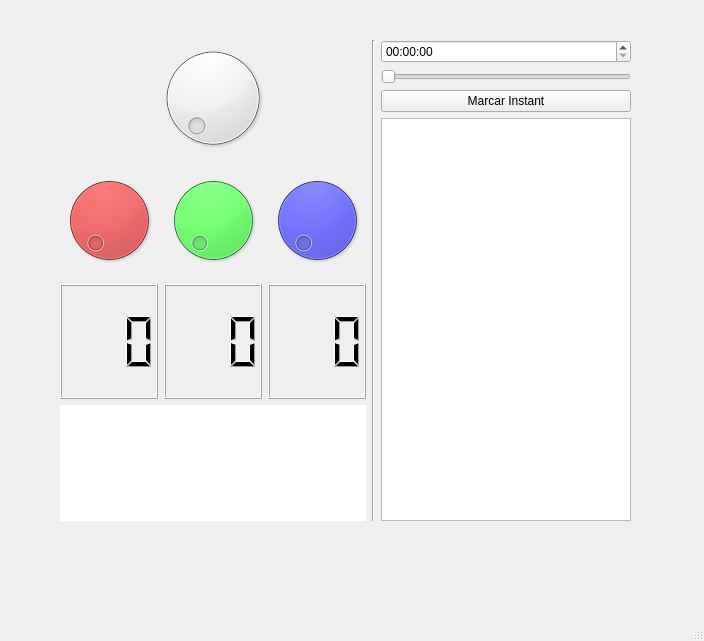
<?xml version="1.0" encoding="UTF-8"?>
<ui version="4.0">
 <class>MainWindow</class>
 <widget class="QMainWindow" name="MainWindow">
  <property name="geometry">
   <rect>
    <x>0</x>
    <y>0</y>
    <width>704</width>
    <height>641</height>
   </rect>
  </property>
  <property name="windowTitle">
   <string>MainWindow</string>
  </property>
  <widget class="QWidget" name="centralwidget">
   <widget class="QWidget" name="horizontalLayoutWidget">
    <property name="geometry">
     <rect>
      <x>60</x>
      <y>40</y>
      <width>571</width>
      <height>481</height>
     </rect>
    </property>
    <layout class="QHBoxLayout" name="horizontalLayout">
     <item>
      <layout class="QVBoxLayout" name="verticalLayout">
       <item>
        <widget class="QDial" name="grayDial">
         <property name="maximum">
          <number>255</number>
         </property>
        </widget>
       </item>
       <item>
        <layout class="QHBoxLayout" name="horizontalLayout_2">
         <item>
          <widget class="QDial" name="redDial">
           <property name="palette">
            <palette>
             <active>
              <colorrole role="WindowText">
               <brush brushstyle="SolidPattern">
                <color alpha="255">
                 <red>0</red>
                 <green>0</green>
                 <blue>0</blue>
                </color>
               </brush>
              </colorrole>
              <colorrole role="Button">
               <brush brushstyle="SolidPattern">
                <color alpha="255">
                 <red>240</red>
                 <green>0</green>
                 <blue>0</blue>
                </color>
               </brush>
              </colorrole>
              <colorrole role="Light">
               <brush brushstyle="SolidPattern">
                <color alpha="255">
                 <red>255</red>
                 <green>105</green>
                 <blue>105</blue>
                </color>
               </brush>
              </colorrole>
              <colorrole role="Midlight">
               <brush brushstyle="SolidPattern">
                <color alpha="255">
                 <red>247</red>
                 <green>52</green>
                 <blue>52</blue>
                </color>
               </brush>
              </colorrole>
              <colorrole role="Dark">
               <brush brushstyle="SolidPattern">
                <color alpha="255">
                 <red>120</red>
                 <green>0</green>
                 <blue>0</blue>
                </color>
               </brush>
              </colorrole>
              <colorrole role="Mid">
               <brush brushstyle="SolidPattern">
                <color alpha="255">
                 <red>160</red>
                 <green>0</green>
                 <blue>0</blue>
                </color>
               </brush>
              </colorrole>
              <colorrole role="Text">
               <brush brushstyle="SolidPattern">
                <color alpha="255">
                 <red>0</red>
                 <green>0</green>
                 <blue>0</blue>
                </color>
               </brush>
              </colorrole>
              <colorrole role="BrightText">
               <brush brushstyle="SolidPattern">
                <color alpha="255">
                 <red>255</red>
                 <green>255</green>
                 <blue>255</blue>
                </color>
               </brush>
              </colorrole>
              <colorrole role="ButtonText">
               <brush brushstyle="SolidPattern">
                <color alpha="255">
                 <red>0</red>
                 <green>0</green>
                 <blue>0</blue>
                </color>
               </brush>
              </colorrole>
              <colorrole role="Base">
               <brush brushstyle="SolidPattern">
                <color alpha="255">
                 <red>255</red>
                 <green>255</green>
                 <blue>255</blue>
                </color>
               </brush>
              </colorrole>
              <colorrole role="Window">
               <brush brushstyle="SolidPattern">
                <color alpha="255">
                 <red>240</red>
                 <green>0</green>
                 <blue>0</blue>
                </color>
               </brush>
              </colorrole>
              <colorrole role="Shadow">
               <brush brushstyle="SolidPattern">
                <color alpha="255">
                 <red>0</red>
                 <green>0</green>
                 <blue>0</blue>
                </color>
               </brush>
              </colorrole>
              <colorrole role="AlternateBase">
               <brush brushstyle="SolidPattern">
                <color alpha="255">
                 <red>247</red>
                 <green>127</green>
                 <blue>127</blue>
                </color>
               </brush>
              </colorrole>
              <colorrole role="ToolTipBase">
               <brush brushstyle="SolidPattern">
                <color alpha="255">
                 <red>255</red>
                 <green>255</green>
                 <blue>220</blue>
                </color>
               </brush>
              </colorrole>
              <colorrole role="ToolTipText">
               <brush brushstyle="SolidPattern">
                <color alpha="255">
                 <red>0</red>
                 <green>0</green>
                 <blue>0</blue>
                </color>
               </brush>
              </colorrole>
             </active>
             <inactive>
              <colorrole role="WindowText">
               <brush brushstyle="SolidPattern">
                <color alpha="255">
                 <red>0</red>
                 <green>0</green>
                 <blue>0</blue>
                </color>
               </brush>
              </colorrole>
              <colorrole role="Button">
               <brush brushstyle="SolidPattern">
                <color alpha="255">
                 <red>240</red>
                 <green>0</green>
                 <blue>0</blue>
                </color>
               </brush>
              </colorrole>
              <colorrole role="Light">
               <brush brushstyle="SolidPattern">
                <color alpha="255">
                 <red>255</red>
                 <green>105</green>
                 <blue>105</blue>
                </color>
               </brush>
              </colorrole>
              <colorrole role="Midlight">
               <brush brushstyle="SolidPattern">
                <color alpha="255">
                 <red>247</red>
                 <green>52</green>
                 <blue>52</blue>
                </color>
               </brush>
              </colorrole>
              <colorrole role="Dark">
               <brush brushstyle="SolidPattern">
                <color alpha="255">
                 <red>120</red>
                 <green>0</green>
                 <blue>0</blue>
                </color>
               </brush>
              </colorrole>
              <colorrole role="Mid">
               <brush brushstyle="SolidPattern">
                <color alpha="255">
                 <red>160</red>
                 <green>0</green>
                 <blue>0</blue>
                </color>
               </brush>
              </colorrole>
              <colorrole role="Text">
               <brush brushstyle="SolidPattern">
                <color alpha="255">
                 <red>0</red>
                 <green>0</green>
                 <blue>0</blue>
                </color>
               </brush>
              </colorrole>
              <colorrole role="BrightText">
               <brush brushstyle="SolidPattern">
                <color alpha="255">
                 <red>255</red>
                 <green>255</green>
                 <blue>255</blue>
                </color>
               </brush>
              </colorrole>
              <colorrole role="ButtonText">
               <brush brushstyle="SolidPattern">
                <color alpha="255">
                 <red>0</red>
                 <green>0</green>
                 <blue>0</blue>
                </color>
               </brush>
              </colorrole>
              <colorrole role="Base">
               <brush brushstyle="SolidPattern">
                <color alpha="255">
                 <red>255</red>
                 <green>255</green>
                 <blue>255</blue>
                </color>
               </brush>
              </colorrole>
              <colorrole role="Window">
               <brush brushstyle="SolidPattern">
                <color alpha="255">
                 <red>240</red>
                 <green>0</green>
                 <blue>0</blue>
                </color>
               </brush>
              </colorrole>
              <colorrole role="Shadow">
               <brush brushstyle="SolidPattern">
                <color alpha="255">
                 <red>0</red>
                 <green>0</green>
                 <blue>0</blue>
                </color>
               </brush>
              </colorrole>
              <colorrole role="AlternateBase">
               <brush brushstyle="SolidPattern">
                <color alpha="255">
                 <red>247</red>
                 <green>127</green>
                 <blue>127</blue>
                </color>
               </brush>
              </colorrole>
              <colorrole role="ToolTipBase">
               <brush brushstyle="SolidPattern">
                <color alpha="255">
                 <red>255</red>
                 <green>255</green>
                 <blue>220</blue>
                </color>
               </brush>
              </colorrole>
              <colorrole role="ToolTipText">
               <brush brushstyle="SolidPattern">
                <color alpha="255">
                 <red>0</red>
                 <green>0</green>
                 <blue>0</blue>
                </color>
               </brush>
              </colorrole>
             </inactive>
             <disabled>
              <colorrole role="WindowText">
               <brush brushstyle="SolidPattern">
                <color alpha="255">
                 <red>120</red>
                 <green>0</green>
                 <blue>0</blue>
                </color>
               </brush>
              </colorrole>
              <colorrole role="Button">
               <brush brushstyle="SolidPattern">
                <color alpha="255">
                 <red>240</red>
                 <green>0</green>
                 <blue>0</blue>
                </color>
               </brush>
              </colorrole>
              <colorrole role="Light">
               <brush brushstyle="SolidPattern">
                <color alpha="255">
                 <red>255</red>
                 <green>105</green>
                 <blue>105</blue>
                </color>
               </brush>
              </colorrole>
              <colorrole role="Midlight">
               <brush brushstyle="SolidPattern">
                <color alpha="255">
                 <red>247</red>
                 <green>52</green>
                 <blue>52</blue>
                </color>
               </brush>
              </colorrole>
              <colorrole role="Dark">
               <brush brushstyle="SolidPattern">
                <color alpha="255">
                 <red>120</red>
                 <green>0</green>
                 <blue>0</blue>
                </color>
               </brush>
              </colorrole>
              <colorrole role="Mid">
               <brush brushstyle="SolidPattern">
                <color alpha="255">
                 <red>160</red>
                 <green>0</green>
                 <blue>0</blue>
                </color>
               </brush>
              </colorrole>
              <colorrole role="Text">
               <brush brushstyle="SolidPattern">
                <color alpha="255">
                 <red>120</red>
                 <green>0</green>
                 <blue>0</blue>
                </color>
               </brush>
              </colorrole>
              <colorrole role="BrightText">
               <brush brushstyle="SolidPattern">
                <color alpha="255">
                 <red>255</red>
                 <green>255</green>
                 <blue>255</blue>
                </color>
               </brush>
              </colorrole>
              <colorrole role="ButtonText">
               <brush brushstyle="SolidPattern">
                <color alpha="255">
                 <red>120</red>
                 <green>0</green>
                 <blue>0</blue>
                </color>
               </brush>
              </colorrole>
              <colorrole role="Base">
               <brush brushstyle="SolidPattern">
                <color alpha="255">
                 <red>240</red>
                 <green>0</green>
                 <blue>0</blue>
                </color>
               </brush>
              </colorrole>
              <colorrole role="Window">
               <brush brushstyle="SolidPattern">
                <color alpha="255">
                 <red>240</red>
                 <green>0</green>
                 <blue>0</blue>
                </color>
               </brush>
              </colorrole>
              <colorrole role="Shadow">
               <brush brushstyle="SolidPattern">
                <color alpha="255">
                 <red>0</red>
                 <green>0</green>
                 <blue>0</blue>
                </color>
               </brush>
              </colorrole>
              <colorrole role="AlternateBase">
               <brush brushstyle="SolidPattern">
                <color alpha="255">
                 <red>240</red>
                 <green>0</green>
                 <blue>0</blue>
                </color>
               </brush>
              </colorrole>
              <colorrole role="ToolTipBase">
               <brush brushstyle="SolidPattern">
                <color alpha="255">
                 <red>255</red>
                 <green>255</green>
                 <blue>220</blue>
                </color>
               </brush>
              </colorrole>
              <colorrole role="ToolTipText">
               <brush brushstyle="SolidPattern">
                <color alpha="255">
                 <red>0</red>
                 <green>0</green>
                 <blue>0</blue>
                </color>
               </brush>
              </colorrole>
             </disabled>
            </palette>
           </property>
           <property name="maximum">
            <number>255</number>
           </property>
          </widget>
         </item>
         <item>
          <widget class="QDial" name="greenDial">
           <property name="palette">
            <palette>
             <active>
              <colorrole role="WindowText">
               <brush brushstyle="SolidPattern">
                <color alpha="255">
                 <red>0</red>
                 <green>0</green>
                 <blue>0</blue>
                </color>
               </brush>
              </colorrole>
              <colorrole role="Button">
               <brush brushstyle="SolidPattern">
                <color alpha="255">
                 <red>0</red>
                 <green>255</green>
                 <blue>0</blue>
                </color>
               </brush>
              </colorrole>
              <colorrole role="Light">
               <brush brushstyle="SolidPattern">
                <color alpha="255">
                 <red>127</red>
                 <green>255</green>
                 <blue>127</blue>
                </color>
               </brush>
              </colorrole>
              <colorrole role="Midlight">
               <brush brushstyle="SolidPattern">
                <color alpha="255">
                 <red>63</red>
                 <green>255</green>
                 <blue>63</blue>
                </color>
               </brush>
              </colorrole>
              <colorrole role="Dark">
               <brush brushstyle="SolidPattern">
                <color alpha="255">
                 <red>0</red>
                 <green>127</green>
                 <blue>0</blue>
                </color>
               </brush>
              </colorrole>
              <colorrole role="Mid">
               <brush brushstyle="SolidPattern">
                <color alpha="255">
                 <red>0</red>
                 <green>170</green>
                 <blue>0</blue>
                </color>
               </brush>
              </colorrole>
              <colorrole role="Text">
               <brush brushstyle="SolidPattern">
                <color alpha="255">
                 <red>0</red>
                 <green>0</green>
                 <blue>0</blue>
                </color>
               </brush>
              </colorrole>
              <colorrole role="BrightText">
               <brush brushstyle="SolidPattern">
                <color alpha="255">
                 <red>255</red>
                 <green>255</green>
                 <blue>255</blue>
                </color>
               </brush>
              </colorrole>
              <colorrole role="ButtonText">
               <brush brushstyle="SolidPattern">
                <color alpha="255">
                 <red>0</red>
                 <green>0</green>
                 <blue>0</blue>
                </color>
               </brush>
              </colorrole>
              <colorrole role="Base">
               <brush brushstyle="SolidPattern">
                <color alpha="255">
                 <red>255</red>
                 <green>255</green>
                 <blue>255</blue>
                </color>
               </brush>
              </colorrole>
              <colorrole role="Window">
               <brush brushstyle="SolidPattern">
                <color alpha="255">
                 <red>0</red>
                 <green>255</green>
                 <blue>0</blue>
                </color>
               </brush>
              </colorrole>
              <colorrole role="Shadow">
               <brush brushstyle="SolidPattern">
                <color alpha="255">
                 <red>0</red>
                 <green>0</green>
                 <blue>0</blue>
                </color>
               </brush>
              </colorrole>
              <colorrole role="AlternateBase">
               <brush brushstyle="SolidPattern">
                <color alpha="255">
                 <red>127</red>
                 <green>255</green>
                 <blue>127</blue>
                </color>
               </brush>
              </colorrole>
              <colorrole role="ToolTipBase">
               <brush brushstyle="SolidPattern">
                <color alpha="255">
                 <red>255</red>
                 <green>255</green>
                 <blue>220</blue>
                </color>
               </brush>
              </colorrole>
              <colorrole role="ToolTipText">
               <brush brushstyle="SolidPattern">
                <color alpha="255">
                 <red>0</red>
                 <green>0</green>
                 <blue>0</blue>
                </color>
               </brush>
              </colorrole>
             </active>
             <inactive>
              <colorrole role="WindowText">
               <brush brushstyle="SolidPattern">
                <color alpha="255">
                 <red>0</red>
                 <green>0</green>
                 <blue>0</blue>
                </color>
               </brush>
              </colorrole>
              <colorrole role="Button">
               <brush brushstyle="SolidPattern">
                <color alpha="255">
                 <red>0</red>
                 <green>255</green>
                 <blue>0</blue>
                </color>
               </brush>
              </colorrole>
              <colorrole role="Light">
               <brush brushstyle="SolidPattern">
                <color alpha="255">
                 <red>127</red>
                 <green>255</green>
                 <blue>127</blue>
                </color>
               </brush>
              </colorrole>
              <colorrole role="Midlight">
               <brush brushstyle="SolidPattern">
                <color alpha="255">
                 <red>63</red>
                 <green>255</green>
                 <blue>63</blue>
                </color>
               </brush>
              </colorrole>
              <colorrole role="Dark">
               <brush brushstyle="SolidPattern">
                <color alpha="255">
                 <red>0</red>
                 <green>127</green>
                 <blue>0</blue>
                </color>
               </brush>
              </colorrole>
              <colorrole role="Mid">
               <brush brushstyle="SolidPattern">
                <color alpha="255">
                 <red>0</red>
                 <green>170</green>
                 <blue>0</blue>
                </color>
               </brush>
              </colorrole>
              <colorrole role="Text">
               <brush brushstyle="SolidPattern">
                <color alpha="255">
                 <red>0</red>
                 <green>0</green>
                 <blue>0</blue>
                </color>
               </brush>
              </colorrole>
              <colorrole role="BrightText">
               <brush brushstyle="SolidPattern">
                <color alpha="255">
                 <red>255</red>
                 <green>255</green>
                 <blue>255</blue>
                </color>
               </brush>
              </colorrole>
              <colorrole role="ButtonText">
               <brush brushstyle="SolidPattern">
                <color alpha="255">
                 <red>0</red>
                 <green>0</green>
                 <blue>0</blue>
                </color>
               </brush>
              </colorrole>
              <colorrole role="Base">
               <brush brushstyle="SolidPattern">
                <color alpha="255">
                 <red>255</red>
                 <green>255</green>
                 <blue>255</blue>
                </color>
               </brush>
              </colorrole>
              <colorrole role="Window">
               <brush brushstyle="SolidPattern">
                <color alpha="255">
                 <red>0</red>
                 <green>255</green>
                 <blue>0</blue>
                </color>
               </brush>
              </colorrole>
              <colorrole role="Shadow">
               <brush brushstyle="SolidPattern">
                <color alpha="255">
                 <red>0</red>
                 <green>0</green>
                 <blue>0</blue>
                </color>
               </brush>
              </colorrole>
              <colorrole role="AlternateBase">
               <brush brushstyle="SolidPattern">
                <color alpha="255">
                 <red>127</red>
                 <green>255</green>
                 <blue>127</blue>
                </color>
               </brush>
              </colorrole>
              <colorrole role="ToolTipBase">
               <brush brushstyle="SolidPattern">
                <color alpha="255">
                 <red>255</red>
                 <green>255</green>
                 <blue>220</blue>
                </color>
               </brush>
              </colorrole>
              <colorrole role="ToolTipText">
               <brush brushstyle="SolidPattern">
                <color alpha="255">
                 <red>0</red>
                 <green>0</green>
                 <blue>0</blue>
                </color>
               </brush>
              </colorrole>
             </inactive>
             <disabled>
              <colorrole role="WindowText">
               <brush brushstyle="SolidPattern">
                <color alpha="255">
                 <red>0</red>
                 <green>127</green>
                 <blue>0</blue>
                </color>
               </brush>
              </colorrole>
              <colorrole role="Button">
               <brush brushstyle="SolidPattern">
                <color alpha="255">
                 <red>0</red>
                 <green>255</green>
                 <blue>0</blue>
                </color>
               </brush>
              </colorrole>
              <colorrole role="Light">
               <brush brushstyle="SolidPattern">
                <color alpha="255">
                 <red>127</red>
                 <green>255</green>
                 <blue>127</blue>
                </color>
               </brush>
              </colorrole>
              <colorrole role="Midlight">
               <brush brushstyle="SolidPattern">
                <color alpha="255">
                 <red>63</red>
                 <green>255</green>
                 <blue>63</blue>
                </color>
               </brush>
              </colorrole>
              <colorrole role="Dark">
               <brush brushstyle="SolidPattern">
                <color alpha="255">
                 <red>0</red>
                 <green>127</green>
                 <blue>0</blue>
                </color>
               </brush>
              </colorrole>
              <colorrole role="Mid">
               <brush brushstyle="SolidPattern">
                <color alpha="255">
                 <red>0</red>
                 <green>170</green>
                 <blue>0</blue>
                </color>
               </brush>
              </colorrole>
              <colorrole role="Text">
               <brush brushstyle="SolidPattern">
                <color alpha="255">
                 <red>0</red>
                 <green>127</green>
                 <blue>0</blue>
                </color>
               </brush>
              </colorrole>
              <colorrole role="BrightText">
               <brush brushstyle="SolidPattern">
                <color alpha="255">
                 <red>255</red>
                 <green>255</green>
                 <blue>255</blue>
                </color>
               </brush>
              </colorrole>
              <colorrole role="ButtonText">
               <brush brushstyle="SolidPattern">
                <color alpha="255">
                 <red>0</red>
                 <green>127</green>
                 <blue>0</blue>
                </color>
               </brush>
              </colorrole>
              <colorrole role="Base">
               <brush brushstyle="SolidPattern">
                <color alpha="255">
                 <red>0</red>
                 <green>255</green>
                 <blue>0</blue>
                </color>
               </brush>
              </colorrole>
              <colorrole role="Window">
               <brush brushstyle="SolidPattern">
                <color alpha="255">
                 <red>0</red>
                 <green>255</green>
                 <blue>0</blue>
                </color>
               </brush>
              </colorrole>
              <colorrole role="Shadow">
               <brush brushstyle="SolidPattern">
                <color alpha="255">
                 <red>0</red>
                 <green>0</green>
                 <blue>0</blue>
                </color>
               </brush>
              </colorrole>
              <colorrole role="AlternateBase">
               <brush brushstyle="SolidPattern">
                <color alpha="255">
                 <red>0</red>
                 <green>255</green>
                 <blue>0</blue>
                </color>
               </brush>
              </colorrole>
              <colorrole role="ToolTipBase">
               <brush brushstyle="SolidPattern">
                <color alpha="255">
                 <red>255</red>
                 <green>255</green>
                 <blue>220</blue>
                </color>
               </brush>
              </colorrole>
              <colorrole role="ToolTipText">
               <brush brushstyle="SolidPattern">
                <color alpha="255">
                 <red>0</red>
                 <green>0</green>
                 <blue>0</blue>
                </color>
               </brush>
              </colorrole>
             </disabled>
            </palette>
           </property>
           <property name="maximum">
            <number>255</number>
           </property>
          </widget>
         </item>
         <item>
          <widget class="QDial" name="blueDial">
           <property name="palette">
            <palette>
             <active>
              <colorrole role="WindowText">
               <brush brushstyle="SolidPattern">
                <color alpha="255">
                 <red>0</red>
                 <green>0</green>
                 <blue>0</blue>
                </color>
               </brush>
              </colorrole>
              <colorrole role="Button">
               <brush brushstyle="SolidPattern">
                <color alpha="255">
                 <red>0</red>
                 <green>0</green>
                 <blue>255</blue>
                </color>
               </brush>
              </colorrole>
              <colorrole role="Light">
               <brush brushstyle="SolidPattern">
                <color alpha="255">
                 <red>127</red>
                 <green>127</green>
                 <blue>255</blue>
                </color>
               </brush>
              </colorrole>
              <colorrole role="Midlight">
               <brush brushstyle="SolidPattern">
                <color alpha="255">
                 <red>63</red>
                 <green>63</green>
                 <blue>255</blue>
                </color>
               </brush>
              </colorrole>
              <colorrole role="Dark">
               <brush brushstyle="SolidPattern">
                <color alpha="255">
                 <red>0</red>
                 <green>0</green>
                 <blue>127</blue>
                </color>
               </brush>
              </colorrole>
              <colorrole role="Mid">
               <brush brushstyle="SolidPattern">
                <color alpha="255">
                 <red>0</red>
                 <green>0</green>
                 <blue>170</blue>
                </color>
               </brush>
              </colorrole>
              <colorrole role="Text">
               <brush brushstyle="SolidPattern">
                <color alpha="255">
                 <red>0</red>
                 <green>0</green>
                 <blue>0</blue>
                </color>
               </brush>
              </colorrole>
              <colorrole role="BrightText">
               <brush brushstyle="SolidPattern">
                <color alpha="255">
                 <red>255</red>
                 <green>255</green>
                 <blue>255</blue>
                </color>
               </brush>
              </colorrole>
              <colorrole role="ButtonText">
               <brush brushstyle="SolidPattern">
                <color alpha="255">
                 <red>0</red>
                 <green>0</green>
                 <blue>0</blue>
                </color>
               </brush>
              </colorrole>
              <colorrole role="Base">
               <brush brushstyle="SolidPattern">
                <color alpha="255">
                 <red>255</red>
                 <green>255</green>
                 <blue>255</blue>
                </color>
               </brush>
              </colorrole>
              <colorrole role="Window">
               <brush brushstyle="SolidPattern">
                <color alpha="255">
                 <red>0</red>
                 <green>0</green>
                 <blue>255</blue>
                </color>
               </brush>
              </colorrole>
              <colorrole role="Shadow">
               <brush brushstyle="SolidPattern">
                <color alpha="255">
                 <red>0</red>
                 <green>0</green>
                 <blue>0</blue>
                </color>
               </brush>
              </colorrole>
              <colorrole role="AlternateBase">
               <brush brushstyle="SolidPattern">
                <color alpha="255">
                 <red>127</red>
                 <green>127</green>
                 <blue>255</blue>
                </color>
               </brush>
              </colorrole>
              <colorrole role="ToolTipBase">
               <brush brushstyle="SolidPattern">
                <color alpha="255">
                 <red>255</red>
                 <green>255</green>
                 <blue>220</blue>
                </color>
               </brush>
              </colorrole>
              <colorrole role="ToolTipText">
               <brush brushstyle="SolidPattern">
                <color alpha="255">
                 <red>0</red>
                 <green>0</green>
                 <blue>0</blue>
                </color>
               </brush>
              </colorrole>
             </active>
             <inactive>
              <colorrole role="WindowText">
               <brush brushstyle="SolidPattern">
                <color alpha="255">
                 <red>0</red>
                 <green>0</green>
                 <blue>0</blue>
                </color>
               </brush>
              </colorrole>
              <colorrole role="Button">
               <brush brushstyle="SolidPattern">
                <color alpha="255">
                 <red>0</red>
                 <green>0</green>
                 <blue>255</blue>
                </color>
               </brush>
              </colorrole>
              <colorrole role="Light">
               <brush brushstyle="SolidPattern">
                <color alpha="255">
                 <red>127</red>
                 <green>127</green>
                 <blue>255</blue>
                </color>
               </brush>
              </colorrole>
              <colorrole role="Midlight">
               <brush brushstyle="SolidPattern">
                <color alpha="255">
                 <red>63</red>
                 <green>63</green>
                 <blue>255</blue>
                </color>
               </brush>
              </colorrole>
              <colorrole role="Dark">
               <brush brushstyle="SolidPattern">
                <color alpha="255">
                 <red>0</red>
                 <green>0</green>
                 <blue>127</blue>
                </color>
               </brush>
              </colorrole>
              <colorrole role="Mid">
               <brush brushstyle="SolidPattern">
                <color alpha="255">
                 <red>0</red>
                 <green>0</green>
                 <blue>170</blue>
                </color>
               </brush>
              </colorrole>
              <colorrole role="Text">
               <brush brushstyle="SolidPattern">
                <color alpha="255">
                 <red>0</red>
                 <green>0</green>
                 <blue>0</blue>
                </color>
               </brush>
              </colorrole>
              <colorrole role="BrightText">
               <brush brushstyle="SolidPattern">
                <color alpha="255">
                 <red>255</red>
                 <green>255</green>
                 <blue>255</blue>
                </color>
               </brush>
              </colorrole>
              <colorrole role="ButtonText">
               <brush brushstyle="SolidPattern">
                <color alpha="255">
                 <red>0</red>
                 <green>0</green>
                 <blue>0</blue>
                </color>
               </brush>
              </colorrole>
              <colorrole role="Base">
               <brush brushstyle="SolidPattern">
                <color alpha="255">
                 <red>255</red>
                 <green>255</green>
                 <blue>255</blue>
                </color>
               </brush>
              </colorrole>
              <colorrole role="Window">
               <brush brushstyle="SolidPattern">
                <color alpha="255">
                 <red>0</red>
                 <green>0</green>
                 <blue>255</blue>
                </color>
               </brush>
              </colorrole>
              <colorrole role="Shadow">
               <brush brushstyle="SolidPattern">
                <color alpha="255">
                 <red>0</red>
                 <green>0</green>
                 <blue>0</blue>
                </color>
               </brush>
              </colorrole>
              <colorrole role="AlternateBase">
               <brush brushstyle="SolidPattern">
                <color alpha="255">
                 <red>127</red>
                 <green>127</green>
                 <blue>255</blue>
                </color>
               </brush>
              </colorrole>
              <colorrole role="ToolTipBase">
               <brush brushstyle="SolidPattern">
                <color alpha="255">
                 <red>255</red>
                 <green>255</green>
                 <blue>220</blue>
                </color>
               </brush>
              </colorrole>
              <colorrole role="ToolTipText">
               <brush brushstyle="SolidPattern">
                <color alpha="255">
                 <red>0</red>
                 <green>0</green>
                 <blue>0</blue>
                </color>
               </brush>
              </colorrole>
             </inactive>
             <disabled>
              <colorrole role="WindowText">
               <brush brushstyle="SolidPattern">
                <color alpha="255">
                 <red>0</red>
                 <green>0</green>
                 <blue>127</blue>
                </color>
               </brush>
              </colorrole>
              <colorrole role="Button">
               <brush brushstyle="SolidPattern">
                <color alpha="255">
                 <red>0</red>
                 <green>0</green>
                 <blue>255</blue>
                </color>
               </brush>
              </colorrole>
              <colorrole role="Light">
               <brush brushstyle="SolidPattern">
                <color alpha="255">
                 <red>127</red>
                 <green>127</green>
                 <blue>255</blue>
                </color>
               </brush>
              </colorrole>
              <colorrole role="Midlight">
               <brush brushstyle="SolidPattern">
                <color alpha="255">
                 <red>63</red>
                 <green>63</green>
                 <blue>255</blue>
                </color>
               </brush>
              </colorrole>
              <colorrole role="Dark">
               <brush brushstyle="SolidPattern">
                <color alpha="255">
                 <red>0</red>
                 <green>0</green>
                 <blue>127</blue>
                </color>
               </brush>
              </colorrole>
              <colorrole role="Mid">
               <brush brushstyle="SolidPattern">
                <color alpha="255">
                 <red>0</red>
                 <green>0</green>
                 <blue>170</blue>
                </color>
               </brush>
              </colorrole>
              <colorrole role="Text">
               <brush brushstyle="SolidPattern">
                <color alpha="255">
                 <red>0</red>
                 <green>0</green>
                 <blue>127</blue>
                </color>
               </brush>
              </colorrole>
              <colorrole role="BrightText">
               <brush brushstyle="SolidPattern">
                <color alpha="255">
                 <red>255</red>
                 <green>255</green>
                 <blue>255</blue>
                </color>
               </brush>
              </colorrole>
              <colorrole role="ButtonText">
               <brush brushstyle="SolidPattern">
                <color alpha="255">
                 <red>0</red>
                 <green>0</green>
                 <blue>127</blue>
                </color>
               </brush>
              </colorrole>
              <colorrole role="Base">
               <brush brushstyle="SolidPattern">
                <color alpha="255">
                 <red>0</red>
                 <green>0</green>
                 <blue>255</blue>
                </color>
               </brush>
              </colorrole>
              <colorrole role="Window">
               <brush brushstyle="SolidPattern">
                <color alpha="255">
                 <red>0</red>
                 <green>0</green>
                 <blue>255</blue>
                </color>
               </brush>
              </colorrole>
              <colorrole role="Shadow">
               <brush brushstyle="SolidPattern">
                <color alpha="255">
                 <red>0</red>
                 <green>0</green>
                 <blue>0</blue>
                </color>
               </brush>
              </colorrole>
              <colorrole role="AlternateBase">
               <brush brushstyle="SolidPattern">
                <color alpha="255">
                 <red>0</red>
                 <green>0</green>
                 <blue>255</blue>
                </color>
               </brush>
              </colorrole>
              <colorrole role="ToolTipBase">
               <brush brushstyle="SolidPattern">
                <color alpha="255">
                 <red>255</red>
                 <green>255</green>
                 <blue>220</blue>
                </color>
               </brush>
              </colorrole>
              <colorrole role="ToolTipText">
               <brush brushstyle="SolidPattern">
                <color alpha="255">
                 <red>0</red>
                 <green>0</green>
                 <blue>0</blue>
                </color>
               </brush>
              </colorrole>
             </disabled>
            </palette>
           </property>
           <property name="maximum">
            <number>255</number>
           </property>
          </widget>
         </item>
        </layout>
       </item>
       <item>
        <layout class="QHBoxLayout" name="horizontalLayout_3">
         <item>
          <widget class="QLCDNumber" name="redNumber">
           <property name="tabletTracking">
            <bool>false</bool>
           </property>
           <property name="inputMethodHints">
            <set>Qt::ImhNone</set>
           </property>
           <property name="digitCount">
            <number>3</number>
           </property>
           <property name="value" stdset="0">
            <double>0.000000000000000</double>
           </property>
          </widget>
         </item>
         <item>
          <widget class="QLCDNumber" name="greenNumber">
           <property name="enabled">
            <bool>true</bool>
           </property>
           <property name="digitCount">
            <number>3</number>
           </property>
          </widget>
         </item>
         <item>
          <widget class="QLCDNumber" name="blueNumber">
           <property name="digitCount">
            <number>3</number>
           </property>
          </widget>
         </item>
        </layout>
       </item>
       <item>
        <widget class="QWidget" name="displayColor" native="true">
         <property name="autoFillBackground">
          <bool>false</bool>
         </property>
         <property name="styleSheet">
          <string notr="true">background-color: rgb(255, 255, 255);</string>
         </property>
        </widget>
       </item>
      </layout>
     </item>
     <item>
      <widget class="Line" name="line">
       <property name="orientation">
        <enum>Qt::Vertical</enum>
       </property>
      </widget>
     </item>
     <item>
      <layout class="QVBoxLayout" name="verticalLayout_2">
       <item>
        <layout class="QVBoxLayout" name="verticalLayout_3">
         <item>
          <widget class="QTimeEdit" name="tempsActual"/>
         </item>
         <item>
          <widget class="QSlider" name="sliderTemps">
           <property name="maximum">
            <number>1439</number>
           </property>
           <property name="value">
            <number>0</number>
           </property>
           <property name="orientation">
            <enum>Qt::Horizontal</enum>
           </property>
          </widget>
         </item>
         <item>
          <widget class="QPushButton" name="marcarInstant">
           <property name="text">
            <string>Marcar Instant</string>
           </property>
          </widget>
         </item>
         <item>
          <widget class="QListWidget" name="llistaHores">
           <property name="sortingEnabled">
            <bool>true</bool>
           </property>
          </widget>
         </item>
        </layout>
       </item>
      </layout>
     </item>
    </layout>
   </widget>
  </widget>
  <widget class="QMenuBar" name="menubar">
   <property name="geometry">
    <rect>
     <x>0</x>
     <y>0</y>
     <width>704</width>
     <height>21</height>
    </rect>
   </property>
  </widget>
  <widget class="QStatusBar" name="statusbar"/>
 </widget>
 <resources>
  <include location="123.qrc"/>
 </resources>
 <connections/>
</ui>
